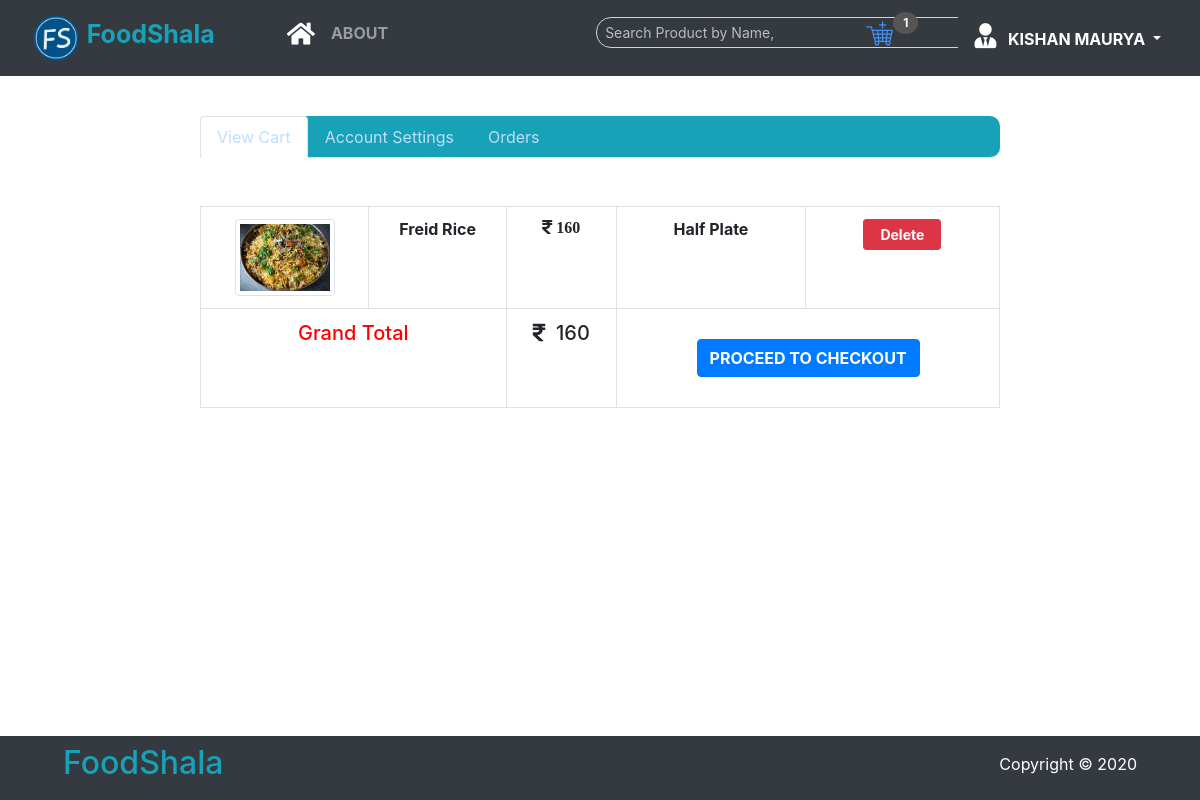
The page /cart.php (signed in) on the database its author committed.
### tables this page shows
CREATE TABLE `cart` (
  `cart_id` int(11) NOT NULL,
  `product_id` int(11) NOT NULL,
  `register_id` int(11) NOT NULL
);

CREATE TABLE `product` (
  `p_id` int(11) NOT NULL,
  `rest_id` int(11) NOT NULL,
  `p_name` varchar(255) NOT NULL,
  `p_category` varchar(255) NOT NULL,
  `p_price` int(100) NOT NULL,
  `p_description` varchar(255) NOT NULL,
  `p_title` varchar(255) NOT NULL,
  `p_image` varchar(255) NOT NULL,
  `created_at` timestamp NULL DEFAULT NULL,
  `updated_at` timestamp NULL DEFAULT NULL
);

### cart.php (the view, shortened to what this page needs)
<?php
	$gtotal=array();
	$total=0;
		?>
<?php include 'pages/navbar.php';?>
<div class="container">
    <div class="row justify-content-center">
      <div class="col-lg-10">
      	<div class="middle" style="  padding:60px;  width:100%;">
	   <ul class="nav nav-tabs nabbar_inverse bg-info" id="myTab" style="border-radius:10px 10px 10px 10px;" role="tablist">
          <li class="nav-item">
             <a class="nav-link active" style="color:#BDDEFD;" id="viewitem-tab" data-toggle="tab" href="#viewitem" role="tab" aria-controls="viewitem" aria-selected="true">View Cart</a>
          </li>
          <li class="nav-item">
              <a class="nav-link" style="color:#BDDEFD;" id="manageaccount-tab" data-toggle="tab" href="#manageaccount" role="tab" aria-controls="manageaccount" aria-selected="false">Account Settings</a>
          </li>
		  <li class="nav-item">
              <a class="nav-link" style="color:#BDDEFD;" id="orders-tab" data-toggle="tab" href="#orders" role="tab" aria-controls="orders" aria-selected="false">Orders</a>
          </li>
       </ul>
	   <br><br>
	<div class="tab-content" id="myTabContent">
        <div class="tab-pane fade show active" id="viewitem" role="tabpanel" aria-labelledby="home-tab">
            <table class="table table-bordered text-center">
                <tbody>
	        	    <?php
	                	$query=mysqli_query($con,"SELECT product.p_name,product.p_category,product.p_price,product.p_description,product.p_title,product.p_image,cart.cart_id,cart.product_id,cart.register_id FROM product INNER JOIN cart ON product.p_id=cart.product_id WHERE cart.register_id=$cust_id");
	                	$re=mysqli_num_rows($query);
	                   	if($re)
	                    {
		                	while($res=mysqli_fetch_array($query))
		                  	{
	                		?>
                      <tr class="font-weight-bold">
                         <td>
                         	<img class="rounded img-thumbnail" src="Resturant/img/<?php echo $res['p_image'];?>" height="100px" width="100px">
                         </td>
                         <td><?php echo $res['p_name'];?></td>
                         <td><i class="fas fa-rupee-sign">
                         	<?php echo $res['p_price'];?></td>
                         <td><?php echo $res['p_title'];?></td>
		                <form method="POST" enctype="multipart/form-data">
                           <td>
                           <button type="submit" name="del"  value="<?php echo $res['cart_id']?>" class="btn btn-danger btn-sm px-3 font-weight-bold">Delete</button>
                       	</td>
                        </form>
                        <?php
                        	$total=$total+$res['p_price'];
                         	$gtotal[]=$total;
                        ?>
                      </tr>
                   <?php
	                }
					?>
					<tr>
						<td colspan="2">
					  		<h5 style="color:red;">Grand Total</h5>
					  	</td>
					  	<td>
					  		<h5>
					  			<i class="fas fa-rupee-sign"></i>&nbsp;
					  			<?php echo end($gtotal); ?>
					  		</h5>
					  	</td>
					  	<td colspan="3" style="padding:30px; text-align:center;">
					  		<a href="order.php?cust_id=<?php echo $cust_id; ?>">
					  			<button type="button" style=" color:white; font-weight:bold; text-transform:uppercase;" class="btn btn-primary">
					  			Proceed to checkout
					  			</button>
					  		</a>
					  	</td>
					</tr>
					<?php
					}
				?>
                 </tbody>
	    	</table>
    	</div>
	  </div>
</div>
      </div>
    </div>
</div>
<?php include("pages/footer.php");?>
</body>
</html>

### include/css/main.css (style rules this page uses)
body { padding-top: 56px; }
a { color: #0254EB }

### rows shown on the page
cart: product.p_image (picture), product.p_name "Freid Rice", product.p_price "160", product.p_title "Half Plate", $res['cart_id'] 3 (drawn)

### other values the page prints
$re "1"
$_SESSION['resturant'] "KISHAN MAURYA"
end($gtotal) "160"
